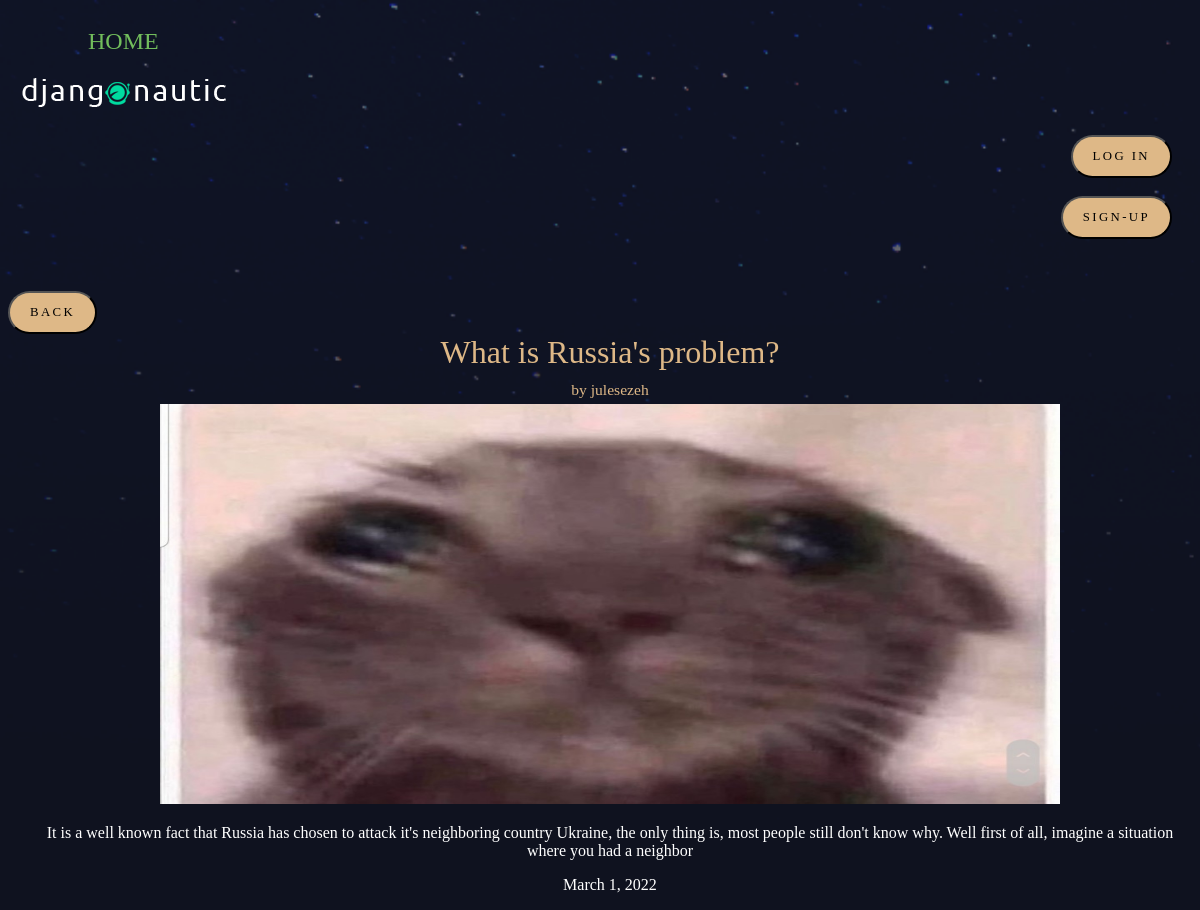
The app's page /articles/what-is-russias-problem/ with its own data.
### Articles/models.py (models this page shows, shortened)
class Articles(models.Model):
    title = models.CharField(max_length=200)
    slug = models.SlugField(unique=True)
    body = models.TextField()
    thumbnail = models.ImageField(default='default.png',blank=True)
    date = models.DateField(auto_now=True)
    author = models.ForeignKey(User,default=None,on_delete=CASCADE )

### Articles/views.py (the view)
# urls.py: path("<slug:slug>/",views.article_detail,name="detail"),
def article_detail(request,slug):
    article = Articles.objects.get(slug=slug)
    dictionary = {'art':article}
    return render(request,'articles/article_detail.html',dictionary)

### templates/articles/article_detail.html (shortened to what this page needs)
{% extends 'base_layout.html' %}
{% block content %}
<small><a href="{% url 'particular:articles' %}"><button style="display: inline-block;
font-family: 'Ubuntu';
    padding: 0.75rem 1.25rem;
    border-radius: 10rem;
    color:black;
    background-color: burlywood;
    text-transform: uppercase;
    font-size: 0.8rem;
    letter-spacing: 0.15rem;
    transition: all 0.3s;
    position: relative;
    overflow: hidden;
    z-index: 1;">Back</button></a></small>
<div style="padding-left: 20px; text-align: center;" class="articless">
    <h1>{{art.title}}</h1>
    <small ><h3 style="padding-top: 10px; padding-bottom: 5px;">by <a href=""></a>{{art.author}}</a></h3></small>
    <img src="{{ art.thumbnail.url }}" alt="thumbnail" style="width: 900px;height: 400px;">
    <p>{{art.body}}</p>
    <p>{{art.date}}</p>
</div>
{% endblock %}

### static/slatt.css (style rules this page uses)
body { background-color: #0f121f; background-image: url(stars.png); background-repeat:no-repeat; background-size: cover; color: #fff; }
body * { font-family: Ubuntu; }
a { color: rgb(114, 189, 92); text-decoration: none; }
h1,h2,h3,h3,h4 { font-weight: normal; margin: 0; color: burlywood; }

### templates/articles/article_detail.html (style rules this page uses)
h1 { color: burlywood; }

### records on screen
Articles: title "What is Russia's problem?", author "julesezeh", thumbnail (picture), body "It is a well known fact that Russia has chosen to attack it's neighboring country Ukraine, the only thing is, most people still don't know why. Well first of all, imagine a situation where you had a neighbor", date "March 1, 2022"
